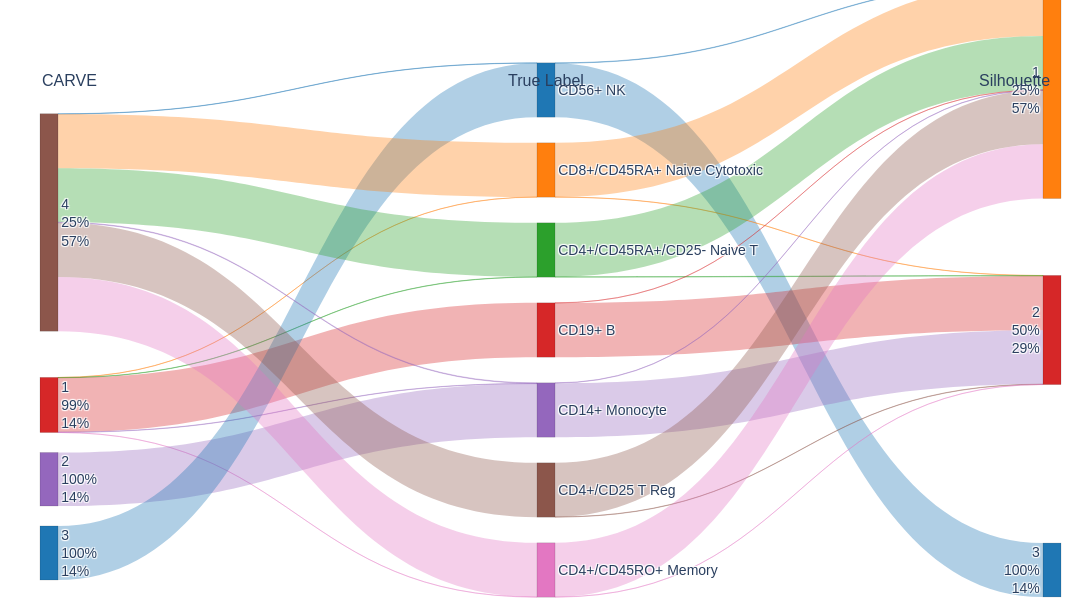

Notebook source saved alongside this figure:
### Code cell
# Spectral labels with gamma=5%-quantile of sqeuclidean distances, as suggested by silhouette
silhouette_labels = SpectralClustering(n_clusters=3, gamma=gamma_005, random_state=RANDOM_SEED).fit_predict(X)

# Labels from CARVE generalizability measure with 1se rule
carve_labels = carve.get_labels(measure="generalizability", rule="1se")

fig = alluvial_compare(
    y_true=y,
    left_labels=carve_labels,
    right_labels=silhouette_labels,
    left_title="CARVE",
    right_title="Silhouette",
    true_title="True Label",
    palette_name="tab10",
    link_alpha=0.35,
)

fig.show()

### Figure 1 — Plotly figure (JSON) as saved in the notebook; plotly's stock layout.template omitted (floating-point values rounded to 4 significant figures)
{"data": [{"arrangement": "fixed", "link": {"color": ["rgba(255,127,14,0.35)", "rgba(44,160,44,0.35)", "rgba(214,39,40,0.35)", "rgba(148,103,189,0.35)", "rgba(227,119,194,0.35)", "rgba(148,103,189,0.35)", "rgba(31,119,180,0.35)", "rgba(31,119,180,0.35)", "rgba(255,127,14,0.35)", "rgba(44,160,44,0.35)", "rgba(148,103,189,0.35)", "rgba(140,86,75,0.35)", "rgba(227,119,194,0.35)", "rgba(31,119,180,0.35)", "rgba(31,119,180,0.35)", "rgba(255,127,14,0.35)", "rgba(255,127,14,0.35)", "rgba(44,160,44,0.35)", "rgba(44,160,44,0.35)", "rgba(214,39,40,0.35)", "rgba(214,39,40,0.35)", "rgba(148,103,189,0.35)", "rgba(148,103,189,0.35)", "rgba(140,86,75,0.35)", "rgba(140,86,75,0.35)", "rgba(227,119,194,0.35)", "rgba(227,119,194,0.35)"], "source": [0, 0, 0, 0, 0, 1, 2, 3, 3, 3, 3, 3, 3, 4, 4, 5, 5, 6, 6, 7, 7, 8, 8, 9, 9, 10, 10], "target": [5, 6, 7, 8, 10, 8, 4, 4, 5, 6, 8, 9, 10, 11, 13, 11, 12, 11, 12, 11, 12, 11, 12, 11, 12, 11, 12], "value": [1, 2, 400, 2, 1, 394, 398, 2, 399, 398, 4, 400, 399, 3, 397, 399, 1, 397, 3, 1, 399, 2, 398, 398, 2, 399, 1]}, "node": {"color": ["#d62728", "#9467bd", "#1f77b4", "#8c564b", "#1f77b4", "#ff7f0e", "#2ca02c", "#d62728", "#9467bd", "#8c564b", "#e377c2", "#ff7f0e", "#d62728", "#1f77b4"], "label": ["1<br>99%<br>14%", "2<br>100%<br>14%", "3<br>100%<br>14%", "4<br>25%<br>57%", "CD56+ NK", "CD8+/CD45RA+ Naive Cytotoxic", "CD4+/CD45RA+/CD25- Naive T", "CD19+ B", "CD14+ Monocyte", "CD4+/CD25 T Reg", "CD4+/CD45RO+ Memory", "1<br>25%<br>57%", "2<br>50%<br>29%", "3<br>100%<br>14%"], "line": {"color": "rgba(0,0,0,0.25)", "width": 0.5}, "pad": 20, "thickness": 18, "x": [0, 0, 0, 0, 0.5, 0.5, 0.5, 0.5, 0.5, 0.5, 0.5, 1, 1, 1], "y": [0.02, 0.34, 0.66, 0.98, 0.02, 0.18, 0.34, 0.5, 0.66, 0.82, 0.98, 0.02, 0.5, 0.98]}, "type": "sankey"}], "layout": {"annotations": [{"font": {"size": 16}, "showarrow": false, "text": "CARVE", "x": 0, "xref": "paper", "y": 1.02, "yref": "paper"}, {"font": {"size": 16}, "showarrow": false, "text": "True Label", "x": 0.5, "xref": "paper", "y": 1.02, "yref": "paper"}, {"font": {"size": 16}, "showarrow": false, "text": "Silhouette", "x": 1, "xref": "paper", "y": 1.02, "yref": "paper"}], "font": {"family": "Arial", "size": 14}, "height": 600, "margin": {"b": 20, "l": 40, "r": 40, "t": 80}, "paper_bgcolor": "white", "plot_bgcolor": "white", "width": 1200}}
